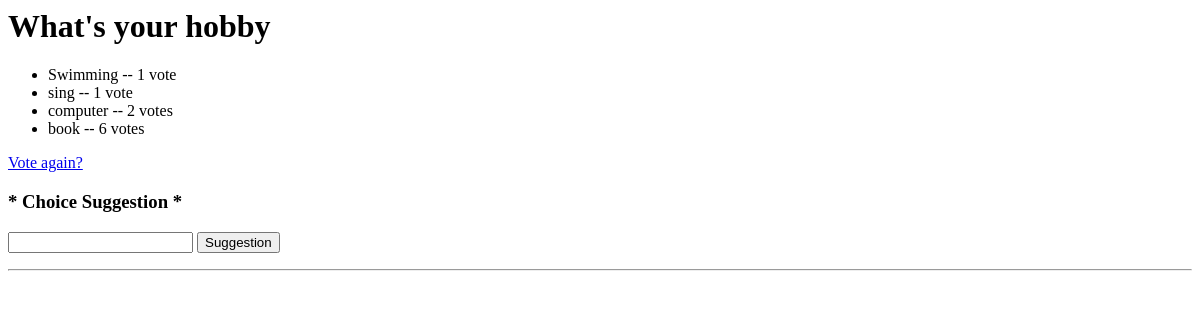
The page /polls/2/results/ on the database as committed earlier.
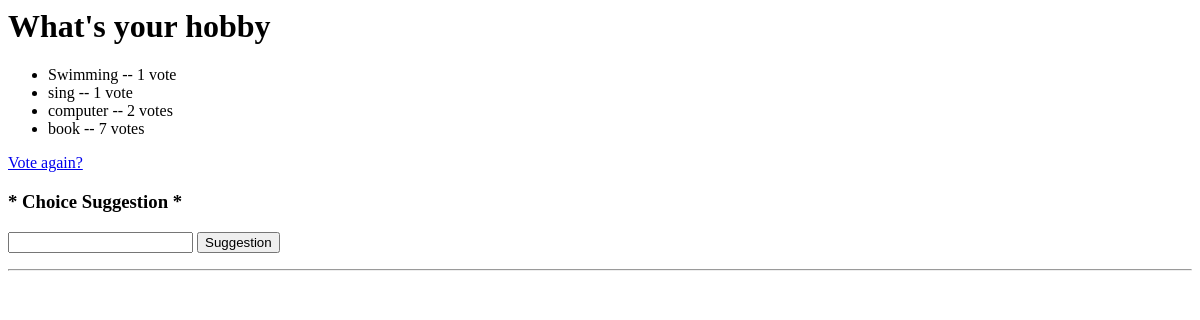
The same page on the database as committed later.
### polls/models.py (models this page shows, shortened)
class Choice(models.Model):
    question = models.ForeignKey(Question, on_delete=models.CASCADE)
    approved = models.BooleanField(default=True)
    choice_text = models.CharField(max_length=200)
    votes = models.IntegerField(default=0)

### polls/views.py (the view)
# urls.py: path('<int:pk>/results/', views.ResultsView.as_view(), name='results'),
class ResultsView(generic.DetailView):
    model = Question
    template_name = "polls/results.html"

### polls/templates/polls/results.html (shortened to what this page needs)
<h1>{{ question.question_text }}</h1>
<ul>
{% for choice in question.choice_set.all %}
    {% if choice.approved is True %}
    <li>{{ choice.choice_text }} -- {{ choice.votes }} vote{{ choice.votes|pluralize }}</li>
    {% endif %}
{% endfor %}
</ul>
<a href="{% url 'polls:detail' question.id %}">Vote again?</a>
<h3> * Choice Suggestion *</h3>
    <form action="{% url 'polls:suggestion' question.id %}"method="post">
        <input type="text" name="text">
        <button type="submit" value = "suggestion">Suggestion</button>
    </form>
<hr>

Rows that differ between the two databases and show on the page:
changed Choice "book": votes "6" → "7"
